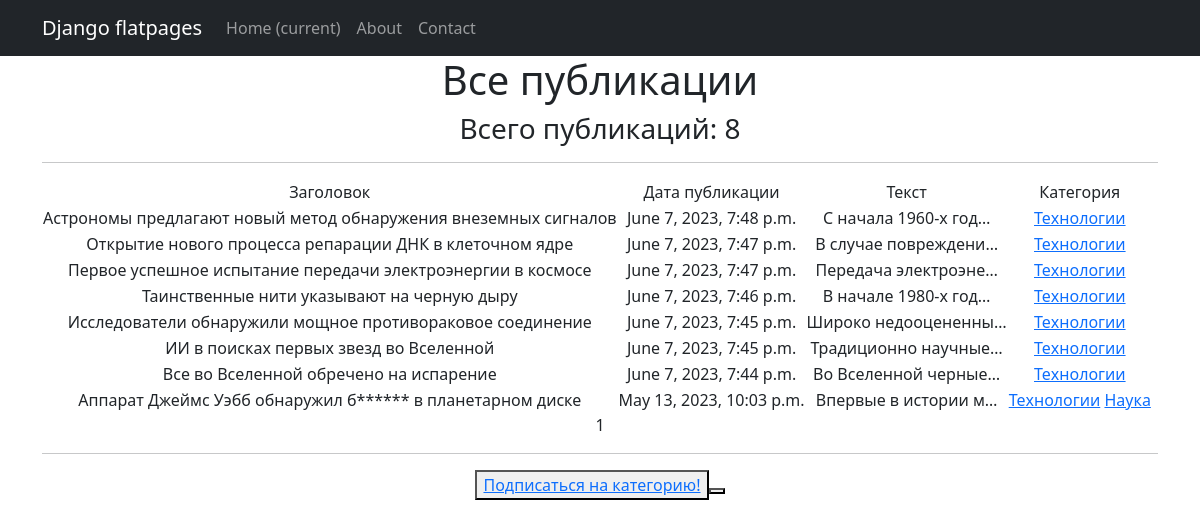
The app's page /categories/2/, older data.
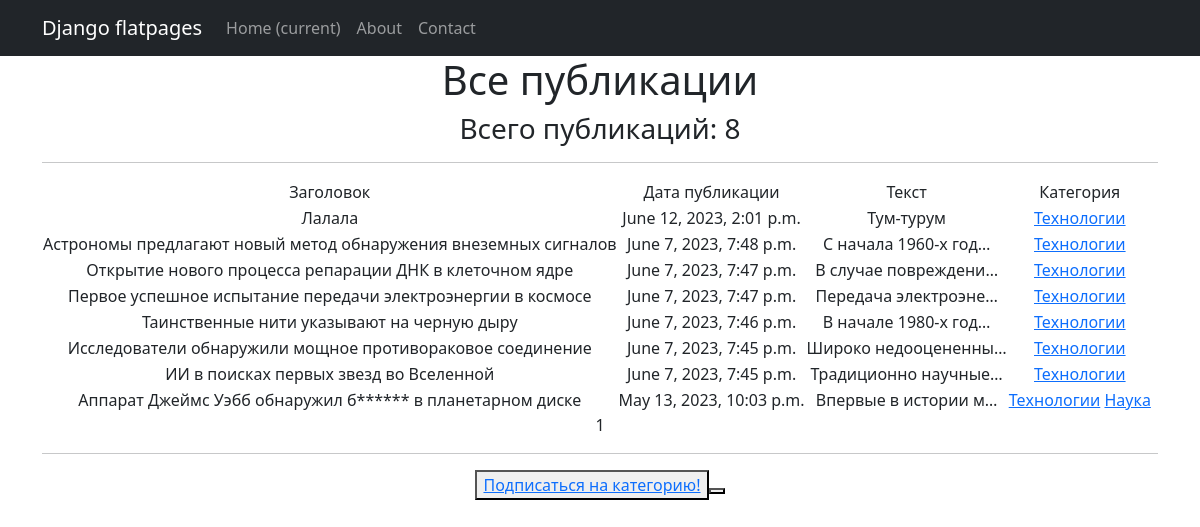
The same page, newer data.
### NewsPortal/models.py (models this page shows, shortened)
class Post(models.Model):
    article = 'ART'
    news = 'NWS'
    TYPES = [(article, 'статья'), (news, 'новость')]
    post_author = models.ForeignKey(Author, on_delete=models.CASCADE)
    post_type = models.CharField(max_length=64, choices=TYPES)
    post_time_in = models.DateTimeField(auto_now_add=True)
    post_category = models.ManyToManyField(Category, through='PostCategory')
    post_title = models.CharField(max_length=64, unique=True)
    post_text = models.TextField(unique=True)
    post_rating = models.IntegerField(default=0)

class Category(models.Model):
    category_name = models.CharField(max_length=64, unique=True)
    subscribers = models.ManyToManyField(User, related_name='categories')
    def __str__(self):
        return self.category_name

### NewsPortal/views.py (the view)
# urls.py: path('categories/<int:pk>/', CategoryList.as_view(), name='category_list'),
class CategoryList(ListView):
    model = Post
    ordering = '-post_time_in'
    context_object_name = 'post'
    template_name = 'post_category.html'
    paginate_by = 10
    def get_queryset(self):
        self.post_category = get_object_or_404(Category, id=self.kwargs['pk'])
        queryset = Post.objects.filter(post_category=self.post_category).order_by('-post_time_in')
        return queryset
    def get_context_data(self, **kwargs):
        context = super().get_context_data(**kwargs)
        context["is_not_subscribers"] = self.request.user not in self.post_category.subscribers.all()
        context['category'] = self.post_category
        return context

### NewsPortal/templatetags/custom_filters.py (called while the page is built)
@register.filter()
def censor(word):
    if isinstance(word, str):
        for i in word.split():
            if i.capitalize() in bad_words:
                word = word.replace(i, i[0] + '*' * len(i))
    else:
        raise ValueError('custom_filters -> censor -> A string is expected, but a different data type has been entered')
    return word

### templates/post_category.html (shortened to what this page needs)
{% extends 'flatpages/default.html' %}
{% load custom_filters %}
{% block content %}
   <h1>Все публикации</h1>
    <h3>Всего публикаций: {{ post|length }}</h3>
   <hr>
   {% if post %}
       <table>
           <tr>
               <td>Заголовок</td>
               <td>Дата публикации</td>
               <td>Текст</td>
               <td>Категория</td>
           </tr>
           {% for post_item in post %}
           <tr>
               <td>{{ post_item.post_title|censor }}</td>
               <td>{{ post_item.post_time_in }}</td>
               <td>{{ post_item.post_text|truncatechars:20|censor }}</td>
               <td>{% for category in post_item.post_category.all %}
                        <a href="{% url 'category_list' category.id %}">{{category}}</a>
                   {% endfor %}
               </td>
           </tr>
           {% endfor %}
       </table>
   {% else %}
       <h2>Публикаций нет!</h2>
   {% endif %}
   {{ page_obj.number }}
<hr>
{% if is_not_subscribers %}
<button> <a href="subscribe"> Подписаться на категорию!</a> <button>
{% endif %}
{% endblock content %}

Row changes from the older to the newer data that the page shows:
no longer on this page (row unchanged): Post: post_title|censor "Все во Вселенной обречено на испарение", post_time_in "June 7, 2023, 7:44 p.m.", post_text|censor "Во Вселенной черные…", Category (category_name "Технологии")
added Post: post_title|censor "Лалала", post_time_in "June 12, 2023, 2:01 p.m.", post_text|censor "Тум-турум", Category (category_name "Технологии")
